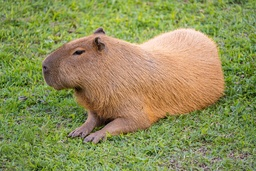
#> input picture capybara.jpg, 256 x 171 px, shrunk from 1280 x 853 before the run
$ python compression.py
#> lines starting #> are read from the running program, lines starting #| are printed output that depends on the picture
### dct.py
import numpy as np
from scipy.fft import dct, idct

# Получение матрицы для дискретного косинусного преобразования
def GetH():
    n = 8
    a = np.random.randint(0, 100, (n, n))

    h = np.zeros((n, n))
    for i in range(n):
        for j in range(n):
            if i == 0:
                h[i][j] = np.sqrt(1 / n)
            else:
                h[i][j] = np.sqrt(2 / n)*np.cos(np.pi * (2 * j + 1) * i / (2 * n))

    return h

H = GetH()

# ДКП и обратное ДКП
def DCT(a):
    global H
    h = H
    c = np.matmul(np.matmul(h, a), np.transpose(h))

    return c

def IDCT(c):
    global H
    h = H
    a = np.matmul(np.matmul(np.transpose(h), c), h)

    return np.int32(a)

'''
a = np.array([
    [-5, -7, -6, -3, 6, 12, 16, 17],
    [-3, -6, -6, -3, 6, 12, 15, 15],
    [1, -3, -5, -1, 5, 13, 14, 13],
    [3, -1, -4, 0, 6, 12, 15, 14],
    [4, 1, 0, 2, 7, 12, 15, 15],
    [4, 3, 3, 5, 8, 12, 16, 18],
    [4, 5, 7, 8, 9, 12, 17, 20],
    [5, 7, 9, 9, 9, 11, 16, 22]
])
print(a)
c = DCT(a)
import quantization as q

c = q.Quantize(c)
print(c)
c = q.Dequantize(c)

#print(c)
s = IDCT(c)

print(s)
'''

### converter.py
from PIL import Image
import numpy as np

toycbcr = np.array([[0.299, 0.587, 0.114], [-0.168736, -0.331264, 0.5], [0.5, -0.418688, -0.081312]])

# преобразование изображения в YCbCr
def ToYCbCr(img):
    #img = np.array(Image.open("capybara.jpg"))
    #print(img)

    for i in range(len(img)):
        for j in range(len(img[0])):
            img[i][j] = np.matmul(toycbcr, img[i][j]) + np.array([0, 128, 128])

    return np.uint8(img)

#print(img)
#Image.fromarray(np.uint8(img), mode="YCbCr").show()


'''
for i in range(len(img)):
    for j in range(len(img[0])):
        y, cb, cr = img[i][j]
        img[i][j][0] = y + 1.402 * (cr - 128)
        img[i][j][1] = y - 0.344136 * (cb - 128) - 0.714136 * (cr - 128)
        img[i][j][2] = y + 1.772 * (cb - 128)

#print(img)
Image.fromarray(np.uint8(img)).show()

'''

### resampling.py
import numpy as np

# Даунсемплинг удалением
def DownsamplingByDelete(img):
    return img[::2, ::2, :]

# Апсемплинг повторением
def UpsamplingByRepeat(img):
    return np.repeat(np.repeat(img, 2, axis=0), 2, axis=1)

from PIL import Image

# Даунсемплинг взятием среднего значения
def DownsamplingByAverage(img):
    i, j, k = img.shape
    sh = [i, j, k]
    if sh[0] % 2 != 0:
        sh[0] -= 1
    if sh[1] % 2 != 0:
        sh[1] -= 1
    newimg = np.zeros([sh[0]//2, sh[1]//2, 3], dtype=np.uint8)
    for i in range(0, sh[0], 2):
        for j in range(0, sh[1], 2):
            for k in range(0, sh[2]):
                newimg[i//2, j//2, k] = (img[i, j, k]/4 + img[i+1, j, k]/4 + img[i, j+1, k]/4 + img[i+1, j+1, k]/4)
    return newimg

# Даунсемплинг взятием ближайшего к среднему значению
# [21 lines left out: function DownsamplingByNearToAverage, not called in this run]

#Image.fromarray(UpsamplingByRepeat(DownsamplingByNearToAverage(np.array(Image.open("capybara.jpg"))))).show()

### quantization.py
import numpy as np

lumQ = np.array([[16, 11, 10, 16, 24, 40, 51, 61],
    [12, 12, 14, 19, 26, 58, 60, 55],
    [14, 13, 16, 24, 40, 57, 69, 56],
    [14, 17, 22, 29, 51, 87, 80, 62],
    [18, 22, 37, 56, 68, 109, 103, 77],
    [24, 35, 55, 64, 81, 104, 113, 92],
    [49, 64, 78, 87, 103, 121, 120, 101],
    [72, 92, 95, 98, 112, 100, 103, 99]])


chromQ = np.array([[17, 18, 24, 47, 99, 99, 99, 99],
    [18, 21, 26, 66, 99, 99, 99, 99],
    [24, 26, 56, 99, 99, 99, 99, 99],
    [47, 66, 99, 99, 99, 99, 99, 99],
    [99, 99, 99, 99, 99, 99, 99, 99],
    [99, 99, 99, 99, 99, 99, 99, 99],
    [99, 99, 99, 99, 99, 99, 99, 99],
    [99, 99, 99, 99, 99, 99, 99, 99]])

# Получение матрицы квантования
def GetQuantMatrix(quality, isLuminance = True):
    scaleFactor = 5000 / quality if quality <= 50 else 200 - quality * 2
    if isLuminance:
        lumQuantMatrix = lumQ.copy()
        for i in range(8):
            for j in range(8):
                lumQuantMatrix[i][j] = np.ceil((lumQuantMatrix[i][j] * scaleFactor + 50)/100)
        return lumQuantMatrix
    else:
        chromQuantMatrix = chromQ.copy()
        for i in range(8):
            for j in range(8):
                chromQuantMatrix[i][j] = np.ceil((chromQuantMatrix[i][j] * scaleFactor + 50)/100)
        return chromQuantMatrix

# Квантование и обратное квантование
def Quantize(Cdct, isLuminance = True, Q = 50):
    quantMatrix = GetQuantMatrix(Q, isLuminance) if isLuminance else GetQuantMatrix(50, False)
    for i in range(8):
        for j in range(8):
            Cdct[i][j] = np.round(Cdct[i][j] / quantMatrix[i][j])
            #print(Cdct[i][j])
            #Cdct[i][j] = np.int8(Cdct[i][j])
            #print('Int ', np.int8(Cdct[i][j]))
    return np.int8(np.matrix.round(Cdct, 0))

def Dequantize(Cdct, isLuminance = True, Q = 50):
    quantMatrix = GetQuantMatrix(Q, isLuminance) if isLuminance else GetQuantMatrix(50, False)
    Cdct = np.float32(Cdct)
    for i in range(8):
        for j in range(8):
            #print(np.round(Cdct[i][j] * quantMatrix[i][j]))
            #print('int ', np.round(np.int8(Cdct[i][j]) * quantMatrix[i][j]))
            Cdct[i][j] = np.round(Cdct[i][j] * quantMatrix[i][j])
    return Cdct

### zigzag.py
import numpy as np

# Обход матрицы зигзагом
def zigzag(a):
    res = []
    x, y = 0, 0
    for i in range(len(a)*2-1):
        run = []
        while x in range(len(a)) and y in range(len(a)):
            run.append(a[y][x])
            x -= 1
            y += 1
        if i < len(a)-1:
            x = i + 1
            y = 0
        else:
            x = len(a)-1
            y = (i + 1) % len(a) + 1
        if i % 2 == 0:
            run = run[::-1]
        res += run

    return res

# Восстановление матрицы
def inverseZigZag(res, n):
    b = np.zeros((n, n))
    x, y = 0, 0
    h = 0
    numsInRun = 0
    for i in range(n*2-1):
        if i < n:
            numsInRun += 1
        else:
            numsInRun -= 1
        run = [x for x in res[h:h+numsInRun]]
        if i % 2 != 0:
            run = run[::-1]
        numN = 0
        #print(run)
        while x in range(n) and y in range(n):
            #run.append(a[y][x])
            b[x][y] = run[numN]
            numN += 1
            h += 1
            x -= 1
            y += 1
        if i < n-1:
            x = i + 1
            y = 0
        else:
            x = n-1
            y = (i + 1) % n + 1

    return b

'''
a = np.random.randint(0, 100, (8, 8))
res = zigzag(a)

print(res)
b = inverseZigZag(res, 8)

print(np.int8(b) == a)
'''

### compression.py
import converter
from PIL import Image
import numpy as np
import resampling
import dct
import quantization
import zigzag

# создание матриц 8х8 из исходной
def SplitToBlocks(array, nrows=8, ncols=8):
    array = np.array(array)
    r, h = array.shape
    ret = []
    for i in range(0, r, nrows):
        subarray = np.array(array[i:i+nrows])
        #print(subarray)
        subarray = np.hsplit(subarray, h//ncols)
        #print(np.array(subarray))
        ret += subarray[::1]
    return np.array(ret)

# объединение матриц 8х8
def MergeBlocks(array, nrows, ncols):
    array = np.array(array)
    #print(array)
    h, r, c = array.shape
    ret = []
    for i in range(nrows//r):
        subarray = tuple(array[i*(ncols//r):(i+1)*(ncols//r)])
        #print(subarray)
        ret.append(np.concatenate(subarray, axis=1))
        #print(ret)
    ret = np.concatenate(ret, axis=0)
    return ret

# получение массивов сжатого изображения
def GetResultArrays(__path, qual):
    img = converter.ToYCbCr(np.array(Image.open(__path)))
    i, j, k = img.shape
    if i % 16 != 0:
        img = np.pad(img, ((0, 16 - i % 16), (0, 0), (0, 0)), 'constant')
    if j % 16 != 0:
        img = np.pad(img, ((0, 0), (0, 16 - j % 16), (0, 0)), 'constant')
    img2 = np.uint8(resampling.DownsamplingByAverage(img))
    Yc = np.int16(img[:, :, 0]) - 128
    Cb = np.int16(img2[:, :, 1]) - 128
    Cr = np.int16(img2[:, :, 2]) - 128
    #Image.fromarray(Yc).show()
    Yc = SplitToBlocks(Yc)
    Cb = SplitToBlocks(Cb)
    Cr = SplitToBlocks(Cr)

    resYc = []
    resCb = []
    resCr = []

    for i in range(len(Yc)):
        Yc[i] = dct.DCT(Yc[i])
        Yc[i] = quantization.Quantize(Yc[i], Q=qual)
        resYc.append(zigzag.zigzag(Yc[i]))
    for i in range(len(Cb)):
        Cb[i] = dct.DCT(Cb[i])
        Cb[i] = quantization.Quantize(Cb[i], False, Q=qual)
        resCb.append(zigzag.zigzag(Cb[i]))
    for i in range(len(Cr)):
        Cr[i] = dct.DCT(Cr[i])
        Cr[i] = quantization.Quantize(Cr[i], False, Q=qual)
        resCr.append(zigzag.zigzag(Cr[i]))
    #print(len(img2), len(img2[0]))
    return resYc, resCb, resCr, len(img2), len(img2[0])

# вывод изображения из полученных массивов
def ShowImageFromResultArrays(resYc, resCb, resCr, horiz, vert, qual):
    Yc = [None for i in range(len(resYc))]
    Cb = [None for i in range(len(resCb))]
    Cr = [None for i in range(len(resCr))]
    #print(resYc[0])
    #print(zigzag.inverseZigZag(resYc[0], 8))
    for i in range(len(Yc)):
        Yc[i] = zigzag.inverseZigZag(resYc[i], 8)
        Yc[i] = np.int16(Yc[i])
        Yc[i] = quantization.Dequantize(Yc[i], Q=qual)
        Yc[i] = dct.IDCT(Yc[i])
        #Yc.append(a)
    for i in range(len(Cb)):
        Cb[i] = zigzag.inverseZigZag(resCb[i], 8)
        Cb[i] = np.int16(Cb[i])
        Cb[i] = quantization.Dequantize(Cb[i], False, Q=qual)
        Cb[i] = dct.IDCT(Cb[i])
        #Cb.append(a)
    for i in range(len(Cr)):
        Cr[i] = zigzag.inverseZigZag(resCr[i], 8)
        Cr[i] = np.int16(Cr[i])
        Cr[i] = quantization.Dequantize(Cr[i], False, Q=qual)
        Cr[i] = dct.IDCT(Cr[i])
        #Cr.append(a)

    Yc = np.array(Yc)
    Cb = np.array(Cb)
    Cr = np.array(Cr)


    Yc = MergeBlocks(Yc, vert, horiz)
    Cb = MergeBlocks(Cb, vert//2, horiz//2)
    Cr = MergeBlocks(Cr, vert//2, horiz//2)

    img3 = np.zeros((len(Cb), len(Cb[0]), 3), dtype=np.uint8)
    img3[:, :, 1] = Cb
    img3[:, :, 2] = Cr
    img3 = resampling.UpsamplingByRepeat(img3)
    img3[:, :, 0] = Yc

    img3 = np.array(img3) + 128
    #img2 = np.concatenate((Yc, Cb, Cr), axis=3)

    img = Image.fromarray(img3, mode="YCbCr")
    img.show()
    #img.save(f"output{qual}.jpg")

# кодирование и декодирование RLE
def run_length_encoding(string):
    encoded_string = ''
    count = 1
    flag = chr(256)
    strlen = len(string)
    for i in range(1, strlen):
        if (i % 50000 == 0): print(i)
        if string[i] == string[i-1]:
            count += 1
        else:
            if count < 4:
                encoded_string += count * string[i-1]
            else:
                encoded_string += flag + chr(count) + string[i-1]
            count = 1
    if count < 4:
        encoded_string += count * string[len(string)-1]
    else:
        encoded_string += flag + chr(count) + string[len(string)-1]

    return encoded_string

def run_length_decoding(string):
    decoded_string = ''
    flag = chr(256)
    i = 0
    strlen = len(string)
    for i in range(strlen):
        if (i % 50000 == 0): print(i)
        if i >= 1 and (string[i-1] == flag or string[i-2] == flag):
            continue
        if string[i] == flag:
            decoded_string += (ord(string[i+1])) * string[i+2]
            #i += 2
        else:
            decoded_string += string[i]
            #i += 1
    return decoded_string

# сжатие изображения и запись его в файл
def Compress(__path, qual):
    resYc, resCb, resCr, img2v, img2h = GetResultArrays(__path, qual)
#> after the loop in ToYCbCr, `for i in range(len(img)):`:
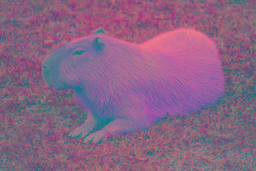
#> img: shape (171, 256, 3); mean R, G, B 136.6, 99.9, 131.5
#> after the loop in DownsamplingByAverage, `for i in range(0, sh[0], 2):`:
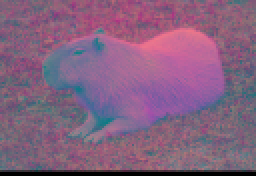
#> newimg: shape (88, 128, 3) (shown 2 times larger); mean R, G, B 132.3, 96.7, 127.4
#> in GetResultArrays, `Yc = np.int16(img[:, :, 0]) - 128`:
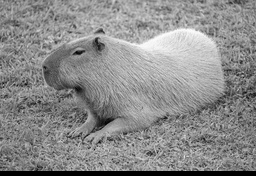
#> Yc: shape (176, 256) int16; min -128, max 114, mean 4.7; drawn with min black and max white
#> in GetResultArrays, `Cr = np.int16(img2[:, :, 2]) - 128`:
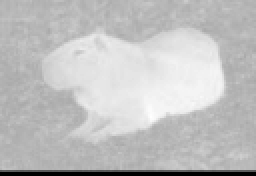
#> Cr: shape (88, 128) int16 (shown 2 times larger); min -128, max 41, mean -0.6; drawn with min black and max white
#> after the loop in GetResultArrays, `for i in range(len(Yc)):`: resYc = 704 items
#> after the loop in GetResultArrays, `for i in range(len(Cb)):`: resCb = 176 items
#> resYc = 704 items; resCb = 176 items; resCr = 176 items; img2v = 88; img2h = 128
    #print(resYc)
    #print(len(resYc), len(resYc[0]))
    print(len(resYc), len(resCb), len(resCr))
#| 704 176 176
    eY = []
    for i in resYc:
        eY += [j+128 for j in i]
    eY = ''.join([chr(i) for i in eY])
    eY = run_length_encoding(eY)

    eCb = []
    for i in resCb:
        eCb += [j+128 for j in i]
    eCb = ''.join([chr(i) for i in eCb])
    eCb = run_length_encoding(eCb)

    eCr = []
    for i in resCr:
        eCr += [j+128 for j in i]
    eCr = ''.join([chr(i) for i in eCr])
    eCr = run_length_encoding(eCr)
    print(len(eY), len(eCb), len(eCr))
#| 43590 1548 1169
    leny = len(eY).to_bytes(4, byteorder='big')
    lencb = len(eCb).to_bytes(4, byteorder='big')
    lencr = len(eCr).to_bytes(4, byteorder='big')
    quality = qual.to_bytes(1, byteorder='big')
    hor = img2h.to_bytes(2, byteorder='big')
    vert = img2v.to_bytes(2, byteorder='big')
    data = eY + eCb + eCr
    data = data.encode('utf-8')
    data = leny + lencb + lencr + quality + hor + vert + data

    with open('compressed.bin', 'wb') as f:
        f.write(data)
        f.close()

# распаковка изображения
def Show(__path):
#> called with __path = 'compressed.bin'
    with open(__path, 'rb') as f:
        data = f.read()
        f.close()

    leny = int.from_bytes(data[0:4], byteorder='big')
    lencb = int.from_bytes(data[4:8], byteorder='big')
    lencr = int.from_bytes(data[8:12], byteorder='big')
    qual = int.from_bytes(data[12:13], byteorder='big')
    hor = int.from_bytes(data[13:15], byteorder='big')
    vert = int.from_bytes(data[15:17], byteorder='big')
    data = data[17:].decode('utf-8')
    eY = data[0:leny]
    eCb = data[leny:leny+lencb]
    eCr = data[leny+lencb:leny+lencb+lencr]
    print(leny, lencb, lencr)
    img2v, img2h = vert, hor

    resYc = []
    resCb = []
    resCr = []
    eY = run_length_decoding(eY)
    eCb = run_length_decoding(eCb)
    eCr = run_length_decoding(eCr)
    for i in eY:
        resYc += [ord(i) - 128]
    for i in eCb:
        resCb += [ord(i) - 128]
    for i in eCr:
        resCr += [ord(i) - 128]
    print(len(resYc), len(resCb), len(resCr))
    if len(resYc) % 64 != 0:
        resYc += [0] * (64 - len(resYc) % 64)
    resYc = [resYc[i:i+64] for i in range(0, len(resYc), 64)]
    resCb = [resCb[i:i+64] for i in range(0, len(resCb), 64)]
    resCr = [resCr[i:i+64] for i in range(0, len(resCr), 64)]
    ShowImageFromResultArrays(resYc, resCb, resCr, img2h*2, img2v*2, qual)
#> call 2 of MergeBlocks, with array = array of shape (176, 8, 8), nrows = 88, ncols = 128
#> in MergeBlocks (call 2), `ret = np.concatenate(ret, axis=0)`:
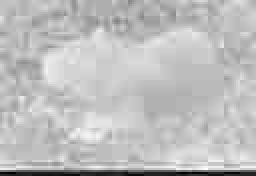
#> ret: shape (88, 128) int32 (shown 2 times larger); min -144, max 8, mean -30.71; drawn with min black and max white
#> in ShowImageFromResultArrays, `img3 = np.zeros((len(Cb), len(Cb[0]), 3), dtype=np.uint8)`: img3: shape (88, 128, 3); every value is 0
#> in ShowImageFromResultArrays, `img3[:, :, 0] = Yc`:
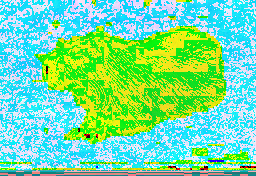
#> img3: shape (176, 256, 3); mean of channels 0, 1, 2 119.4, 224.3, 159.5; drawn as R, G, B
#> in ShowImageFromResultArrays, `img3 = np.array(img3) + 128`:
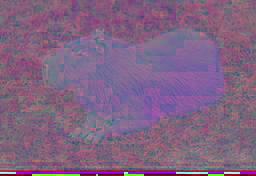
#> img3: shape (176, 256, 3); mean of channels 0, 1, 2 127.9, 99, 130.5; drawn as R, G, B

Compress("capybara.jpg", 99)
Show("compressed.bin")
